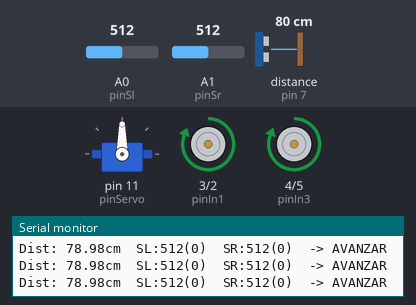
The sketch below on a simulated Arduino Uno, built with avr-gcc and run on an emulated ATmega328P. Parts: servo, motor-driver pin pairs drawn as motors (green arrow = first pin HIGH = forward, orange = second pin HIGH = backward, longer = more drive), the last lines printed to the serial monitor. Wiring (inferred from the names in the program): ultrasonic range finder: trigger pin 6; echo pin 7. The inputs (shaded band) are chosen by the test bench; at power-on: distance to the obstacle (sensor on pin 7) 80 cm, A1 (pinSr) = 512, A0 (pinSl) = 512. The echo pulse lasts 58.3 µs per cm.

Above: at 1.7 s.
1.8 s: distance to the obstacle (sensor on pin 7) set to 29 cm
4.8 s: distance to the obstacle (sensor on pin 7) set to 24 cm
At 5.01 s:
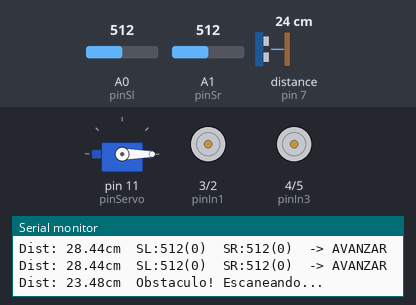
At 6.2 s:
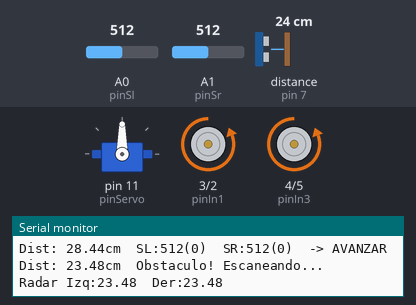
7.8 s: distance to the obstacle (sensor on pin 7) set to 35 cm
At 8.7 s:
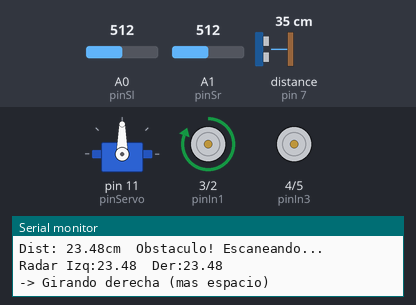
10.8 s: A1 (pinSr) set to 5
13.8 s: A1 (pinSr) set to 2
At 14.8 s:
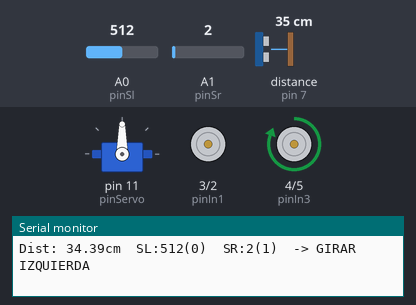
15.3 s: A0 (pinSl) set to 108
16.8 s: A0 (pinSl) set to 94
Timing chart, 0 to 19.8 s (numbered marks = the images above; inputs shaded):
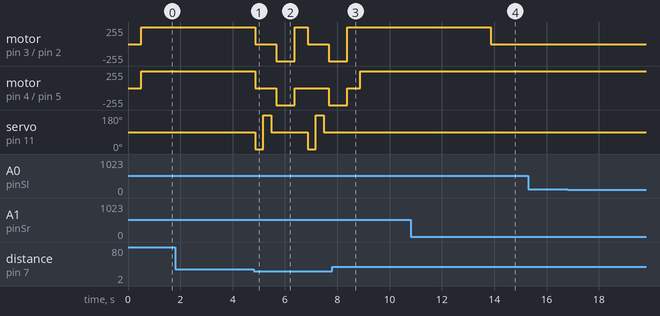

Measured:
- the behaviour switches between 26 and 25 cm on distance to the obstacle (sensor on pin 7) (found by bisection; images 0 and 1)
- the behaviour switches between 4 and 3 on A1 (pinSr) (found by bisection; images 3 and 4)
- after the input at 7.8 s, motor on pin 3 (pinIn1) / pin 2 (pinIn2): goes on until 8.4 s, then stays forward 255/255; servo on pin 11 (pinServo): stays 90° (without the input it goes to 0° after 1.1 s)
- after the input at 13.8 s, motor on pin 3 (pinIn1) / pin 2 (pinIn2): forward 255/255 → stopped after 0.07 s

The sketch:

seguidorLinea04.ino
```cpp
// =====================================================
// seguidorLinea04 — Seguidor + Radar Servo Inteligente
// Arduino UNO + L293D + HC-SR04 + Servo + 2 sensores IR
// =====================================================
// Hardware:
//   sensorIzq (SL) = A0     sensorDer (SR) = A1
//   motorIzq: pinIn1=3, pinIn2=2
//   motorDer: pinIn3=4, pinIn4=5
//   HC-SR04: pinTrigger=6, pinEcho=7
//   Servo: pinServo=11
//   Enable L293D conectado a 5V
//
// Novedad respecto a 03:
//   - Agrega servo que gira el HC-SR04 (radar)
//   - Al detectar obstaculo escanea izq y der
//   - Gira hacia el lado con mas espacio libre
// =====================================================

#include <Servo.h>

const int pinSl      = A0;
const int pinSr      = A1;
const int pinIn1     = 3;
const int pinIn2     = 2;
const int pinIn3     = 4;
const int pinIn4     = 5;
const int pinTrigger = 6;
const int pinEcho    = 7;
const int pinServo   = 11;

const int          umbral      = 4;    // ADC — negro si lectura < umbral
const int          distMin     = 25;   // cm  — distancia minima para evadir
const int          tRetroceso  = 700;  // ms
const int          tGiro       = 500;  // ms
const int          angIzq      = 0;    // grados — radar izquierda
const int          angFrente   = 90;   // grados — radar frente
const int          angDer      = 180;  // grados — radar derecha
const unsigned long intervaloMs = 20;  // ms  — periodo de muestreo (50 Hz)

Servo servoRadar;
unsigned long tAnterior = 0;

// ── Movimiento ────────────────────────────────────

void avanzar() {
  digitalWrite(pinIn1, HIGH); digitalWrite(pinIn2, LOW);
  digitalWrite(pinIn3, HIGH); digitalWrite(pinIn4, LOW);
}

void retroceder() {
  digitalWrite(pinIn1, LOW); digitalWrite(pinIn2, HIGH);
  digitalWrite(pinIn3, LOW); digitalWrite(pinIn4, HIGH);
}

void girarDerecha() {
  digitalWrite(pinIn1, HIGH); digitalWrite(pinIn2, LOW);
  digitalWrite(pinIn3, LOW);  digitalWrite(pinIn4, LOW);
}

void girarIzquierda() {
  digitalWrite(pinIn1, LOW);  digitalWrite(pinIn2, LOW);
  digitalWrite(pinIn3, HIGH); digitalWrite(pinIn4, LOW);
}

void detener() {
  digitalWrite(pinIn1, LOW); digitalWrite(pinIn2, LOW);
  digitalWrite(pinIn3, LOW); digitalWrite(pinIn4, LOW);
}

// ── Ultrasonido ───────────────────────────────────

float medirDistancia() {
  digitalWrite(pinTrigger, LOW);  delayMicroseconds(2);
  digitalWrite(pinTrigger, HIGH); delayMicroseconds(10);
  digitalWrite(pinTrigger, LOW);
  long duracion = pulseIn(pinEcho, HIGH, 25000);
  return duracion == 0 ? 999.0 : duracion * 0.034 / 2.0;
}

// ── Radar: escanea izq y der ──────────────────────

void escanearRadar(float &distIzq, float &distDer) {
  servoRadar.write(angIzq); delay(300); distIzq = medirDistancia();
  servoRadar.write(angDer); delay(300); distDer = medirDistancia();
  servoRadar.write(angFrente); delay(200);
  Serial.print("Radar Izq:"); Serial.print(distIzq);
  Serial.print("  Der:"); Serial.println(distDer);
}

// ── Evasión inteligente ───────────────────────────

void evitarObstaculo() {
  Serial.println("Obstaculo! Escaneando...");
  detener();
  float distIzq, distDer;
  escanearRadar(distIzq, distDer);
  retroceder(); delay(tRetroceso); detener();
  if (distIzq > distDer) {
    girarIzquierda();
    Serial.println("-> Girando izquierda (mas espacio)");
  } else {
    girarDerecha();
    Serial.println("-> Girando derecha (mas espacio)");
  }
  delay(tGiro);
  detener();
}

// ── Seguimiento de línea ──────────────────────────

void seguirLinea() {
  int  valSl = analogRead(pinSl);
  int  valSr = analogRead(pinSr);
  bool sl    = valSl < umbral;
  bool sr    = valSr < umbral;

  Serial.print("SL:"); Serial.print(valSl);
  Serial.print("("); Serial.print(sl); Serial.print(")  ");
  Serial.print("SR:"); Serial.print(valSr);
  Serial.print("("); Serial.print(sr); Serial.print(")  ");

  if      (!sl && !sr) { avanzar();        Serial.println("-> AVANZAR");         }
  else if (!sl &&  sr) { girarIzquierda(); Serial.println("-> GIRAR IZQUIERDA"); }
  else if ( sl && !sr) { girarDerecha();   Serial.println("-> GIRAR DERECHA");   }
  else                 { detener();        Serial.println("-> DETENER");          }
}

// ─────────────────────────────────────────────────

void setup() {
  pinMode(pinIn1, OUTPUT); pinMode(pinIn2, OUTPUT);
  pinMode(pinIn3, OUTPUT); pinMode(pinIn4, OUTPUT);
  pinMode(pinTrigger, OUTPUT);
  pinMode(pinEcho, INPUT);
  servoRadar.attach(pinServo);
  servoRadar.write(angFrente);
  delay(500);
  Serial.begin(9600);
}

void loop() {
  unsigned long tAhora = millis();
  if (tAhora - tAnterior >= intervaloMs) {
    tAnterior = tAhora;

    servoRadar.write(angFrente);
    float distancia = medirDistancia();
    Serial.print("Dist: "); Serial.print(distancia); Serial.print("cm  ");

    if (distancia < distMin) {
      evitarObstaculo();
      return;
    }

    seguirLinea();
  }
}
```
